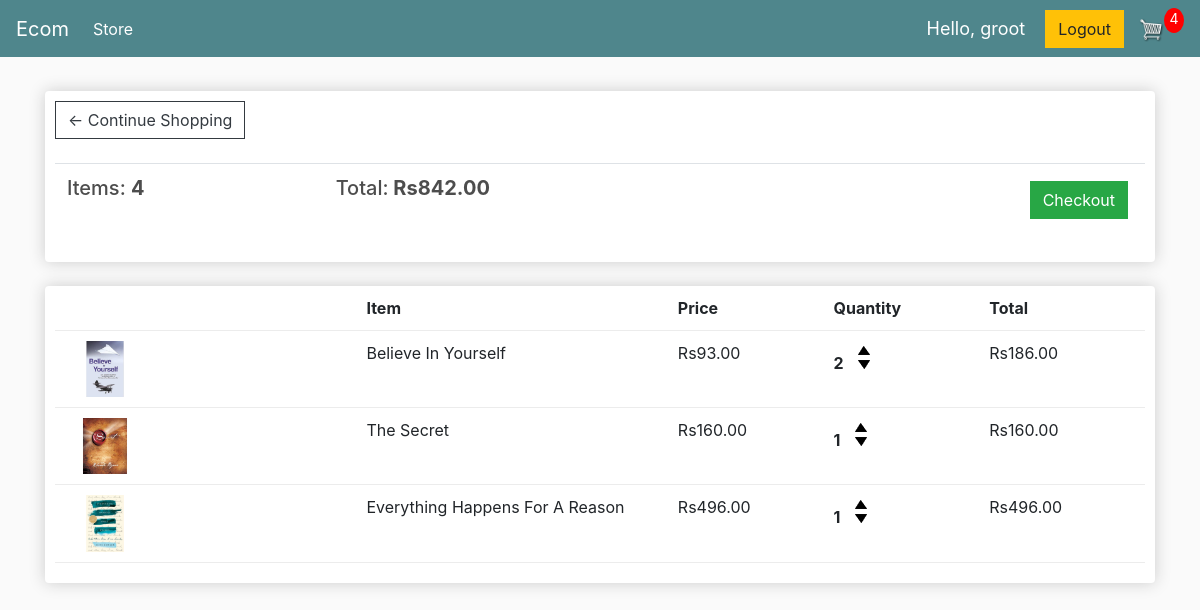
The app's page /cart/ (signed in) with its own data.
### store/models.py (models this page shows, shortened)
class Order(models.Model):
    customer = models.ForeignKey(Customer, on_delete = models.SET_NULL, blank=True, null=True)
    date_orderd = models.DateTimeField(auto_now_add=True)
    complete = models.BooleanField(default=False, null=True, blank=False)
    transaction_id = models.CharField(max_length=200, null=True)
    @property
    def get_cart_total(self):
        orderitems = self.orderitem_set.all()
        total = sum([item.get_total for item in orderitems])
        return total
    def get_cart_items(self):
        orderitems = self.orderitem_set.all()
        total = sum([item.quantity for item in orderitems])
        return total

class OrderItem(models.Model):
    product = models.ForeignKey(Product, on_delete = models.SET_NULL, blank=True, null=True)
    order = models.ForeignKey(Order, on_delete = models.SET_NULL, blank=True, null=True)
    quantity = models.IntegerField(default=0, null=True, blank=True)
    date_orderd = models.DateTimeField(auto_now_add=True)
    @property
    def get_total(self):
        total = self.product.price * self.quantity
        return total

class Product(models.Model):
    name = models.CharField(max_length=200, null=True)
    price = models.DecimalField(max_digits=5, decimal_places=2)
    digital = models.BooleanField(default=False, null=True, blank=False)
    image = models.ImageField(null=True,blank=True)
    @property
    def imageURL(self):
        try:
            url = self.image.url
        except:
            url = ''
        return url

### store/views.py (the view)
# urls.py: path('cart/', views.cart, name="cart"),
def cart(request):
	data = cartData(request)
	cartItems = data['cartItems']
	order = data['order']
	items = data['items']
	context = {'items':items, 'order':order, 'cartItems':cartItems}
	return render(request, 'store/cart.html', context)

### store/utils.py (called while the page is built)
def cartData(request):
	if request.user.is_authenticated:
		customer = request.user.customer
		order, created = Order.objects.get_or_create(customer=customer, complete=False)
		items = order.orderitem_set.all()
		cartItems = order.get_cart_items
	else:
		cookieData = cookieCart(request)
		cartItems = cookieData['cartItems']
		order = cookieData['order']
		items = cookieData['items']
	return {'cartItems':cartItems ,'order':order, 'items':items}

### store/templates/store/cart.html
{% extends 'store/main.html' %}
{% load static %}
{% block content %}
	<div class="row">
		<div class="col-lg-12">
			<div class="box-element">
				<a  class="btn btn-outline-dark" href="{% url 'store' %}">&#x2190; Continue Shopping</a>
				<br>
				<br>
				<table class="table">
					<tr>
						<th><h5>Items: <strong>{{order.get_cart_items}}</strong></h5></th>
						<th><h5>Total:<strong> Rs{{order.get_cart_total|floatformat:2}}</strong></h5></th>
						<th>
							<a  style="float:right; margin:5px;" class="btn btn-success" href="{% url 'checkout' %}">Checkout</a>
						</th>
					</tr>
				</table>
			</div>
			<br>
			<div class="box-element">
				<div class="cart-row">
					<div style="flex:2"></div>
					<div style="flex:2"><strong>Item</strong></div>
					<div style="flex:1"><strong>Price</strong></div>
					<div style="flex:1"><strong>Quantity</strong></div>
					<div style="flex:1"><strong>Total</strong></div>
				</div>
				{% for item in items %}
				<div class="cart-row">
					<div style="flex:2"><img class="row-image" src="{{item.product.imageURL}}"></div>
					<div style="flex:2"><p>{{item.product.name}}</p></div>
					<div style="flex:1"><p>Rs{{item.product.price|floatformat:2}}</p></div>
					<div style="flex:1">
						<p class="quantity">{{item.quantity}}</p>
						<div class="quantity">
							<img data-product={{item.product.id}} data-action='add' class="chg-quantity update-cart" src="{% static  'images/arrow-up.png' %}">
							<img data-product={{item.product.id}} data-action='remove' class="chg-quantity update-cart" src="{% static  'images/arrow-down.png' %}">
						</div>
					</div>
					<div style="flex:1"><p>Rs{{item.get_total}}</p></div>
				</div>
				{% endfor %}
			</div>
		</div>
	</div>
{% endblock content %}

### store/templates/store/main.html (shortened to what this page needs)
<!DOCTYPE html>
{% load static %}
<html>
<head>
  <link rel="stylesheet" href="https://stackpath.bootstrapcdn.com/bootstrap/4.4.1/css/bootstrap.min.css">
  <link rel="stylesheet" type="text/css" href="{% static 'css/main.css' %}">
</head>
<body>
  <nav class="navbar navbar-expand-lg navbar-dark bg-dark">
    <a class="navbar-brand" href="{% url 'store' %}">Ecom</a>
    <div class="collapse navbar-collapse" id="navbarSupportedContent">
      <ul class="navbar-nav mr-auto">
        <li class="nav-item active">
          <a class="nav-link" href="{% url 'store' %}">Store <span class="sr-only">(current)</span></a>
        </li>
      </ul>
      <div class="form-inline my-2 my-lg-0">
        <span class = "hello-msg">Hello, {{request.user}}</span>
         <a href="{% url 'logout' %}"class="btn btn-warning">Logout</a>
         <a href="{% url 'cart' %}">
          <img  id="cart-icon" src="{% static 'images/cart.png' %}">
        </a>
        <p id="cart-total">{{cartItems}}</p>
      </div>
    </div>
  </nav>
     <div class="container">
            <br>
            {% block content %}
            {% endblock content %}
         </div>
</body>
</html>

### static/css/main.css (style rules this page uses)
body { background-color: hsl(0, 0%, 98%); }
h1,h2,h3,h4,h5,h6 { color:hsl(0, 0%, 30%); }
.box-element { box-shadow:hsl(0, 0%, 80%) 0 0 16px; background-color: #fff; border-radius: 4px; padding: 10px; }
.bg-dark { background-color: #4f868c!important; }
#cart-icon { width:25px; display: inline-block; margin-left: 15px; }
#cart-total { display: block; text-align: center; color:#fff; background-color: red; width: 20px; height: 25px; border-radius: 50%; font-size: 14px; }
.col-lg-4, .col-lg-6, .col-lg-8, .col-lg-12 { margin-top: 10px; }
.btn { border-radius: 0; }
.row-image { width: 100px; }
.cart-row { display: flex; align-items: flex-stretch; padding-bottom: 10px; margin-bottom: 10px; border-bottom: 1px solid #ececec; }
.quantity { display: inline-block; font-weight: 700; padding-right:10px; }
.chg-quantity { width: 12px; cursor: pointer; display: block; margin-top: 5px; transition:.1s; }

### store/templates/store/main.html (style rules this page uses)
.hello-msg { font-size: 18px; color: #fff; margin-right: 20px; }

### records on screen
Order: id.quantity "4", get_cart_items "4", get_cart_total "842.00"
OrderItem: product.imageURL (picture), product.name "Believe In Yourself", product.price "93.00", quantity "2", get_total "186.00"
OrderItem: product.imageURL (picture), product.name "The Secret", product.price "160.00", quantity "1", get_total "160.00"
OrderItem: product.imageURL (picture), product.name "Everything Happens For A Reason", product.price "496.00", quantity "1", get_total "496.00"

### other values on screen
{{ request.user }} "groot"
